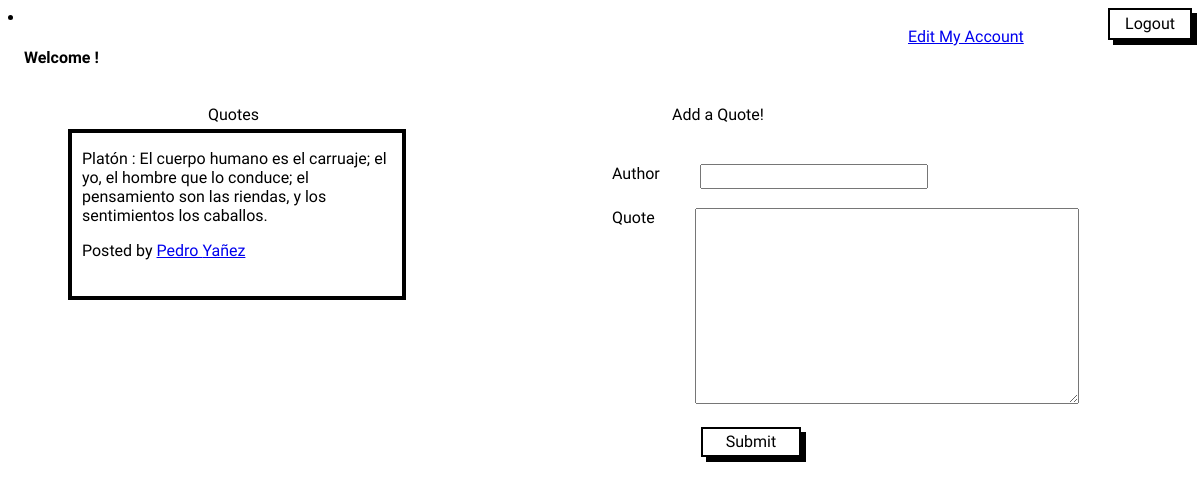
/usuarios (signed in), run on the app's committed database.
### app_citas/models.py (models this page shows, shortened)
class Quotes(models.Model):
    user = models.ForeignKey(User, on_delete=models.CASCADE, related_name='quotes_posts')
    author = models.CharField(max_length=100)
    quote = models.TextField()
    likes=models.ManyToManyField(User, related_name='quotes_like',blank=True)

### app_citas/views.py (the view)
# urls.py: path('usuarios',views.usuarios,name='usuarios'),
def usuarios(request):
    nombre = User.objects.all().filter(username=request.user).values_list('first_name', flat=True)[0]
    apellido = User.objects.all().filter(username=request.user).values_list('last_name', flat=True)[0]
    citas = Quotes.objects.all()
    quote_form = QuoteForm
    if request.method == 'GET':
        return render(request, 'usuarios.html',{'nombre':nombre,
                                            'citas':citas,
                                            'quote_form':quote_form,
                                            'apellido':apellido})
    else:
        quote_form = QuoteForm(request.POST)
        new_quote=quote_form.save(commit=False)
        new_quote.user = request.user
        new_quote.save()
        return redirect('usuarios')

### app_citas/templates/usuarios.html (shortened to what this page needs)
<!DOCTYPE html>
<html lang="en">
<head>
    <link rel="stylesheet" href="/static/css/style.css">
</head>
<body>
    {% extends 'navbar.html' %}
    {% block content %}
    <ul class="m-usuario">
        <li class="li-edit" aria-current="page">
            <a class="" href="/update_user">Edit My Account</a>
        </li>
    </ul>
    <h4> &nbsp &nbsp Welcome {{nombre.capitalize}} {{apellido.capitalize}}!</h4>
    <div class="caja-cuadrado">
        <p class="p-q">Quotes</p>
        {% for citas in citas %}
        <div class="cuadrado">
            <p>{{citas.author}} : {{citas.quote}}</p>
            <p>Posted by <a href="{% url 'perfil' citas.user %}">{{citas.user.first_name.capitalize}} {{citas.user.last_name.capitalize}}</a> </p>
        </div>
    {% endfor %}
    </div>
    <div class="caja-quote">
        <p class="p-quote">Add a Quote!</p>
        <form class="quote-form" action="" method="post">
            <label class="label-q" for="">Author</label>
            {{quote_form.author}} <br><br>
            <label class="label-q"  for="">Quote</label>
            {{quote_form.quote}} <br><br>
            <button class="button-q">Submit</button>
        </form>
    </div>
    {% endblock %}

### app_citas/static/css/style.css (style rules this page uses)
* { font-family: 'Comic Neue', cursive ; font-size:medium ; }
button { width: 100px; height: 30px; box-shadow: 5px 5px 0px 0px rgb(0, 0, 0); -webkit-box-shadow: 5px 5px 0px 0px rgb(0, 0, 0); -moz-box-shadow: 5px 5px 0px 0px rgb(0, 0, 0); border-radius: 0; color: black; background-color: white; border: black 2px solid; }
.m-usuario { margin: auto; width: 200px; float: right; list-style-type: none; }
.cuadrado { width: 320px; border:solid 4px black ; margin-bottom: 20px; margin-left: 60px; position: relative; padding-left: 10px; padding-bottom: 20px; }
.caja-cuadrado { width: 420px; margin: auto; float: left; text-align: left; }
.caja-quote { margin-right: 80px; margin-left: auto; width: 500px; float: right; position: relative; }
.quote-form { margin: auto; }
.label-q { float: left; margin-right: 40px; }
.button-q { margin-left: 89px; }
.p-quote { margin-left: 60px; margin-bottom: 40px; }
.p-q { margin-left: 200px; margin-bottom: 5px; }

### data on the page
Quotes: author "Platón", quote "El cuerpo humano es el carruaje; el yo, el hombre que lo conduce; el pensamiento son las riendas, y los sentimientos los caballos.", user.first_name "Pedro", user.last_name "Yañez"
